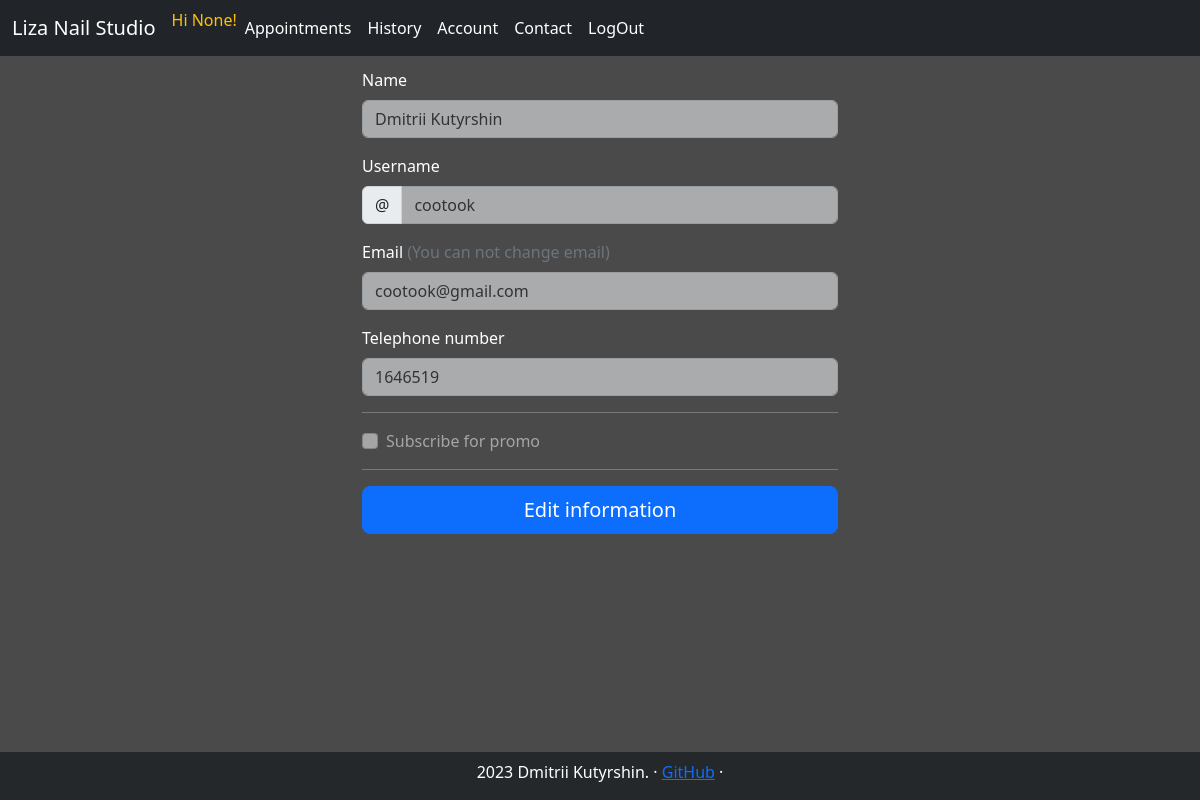
Page /account/ (signed in) on the earlier database version.
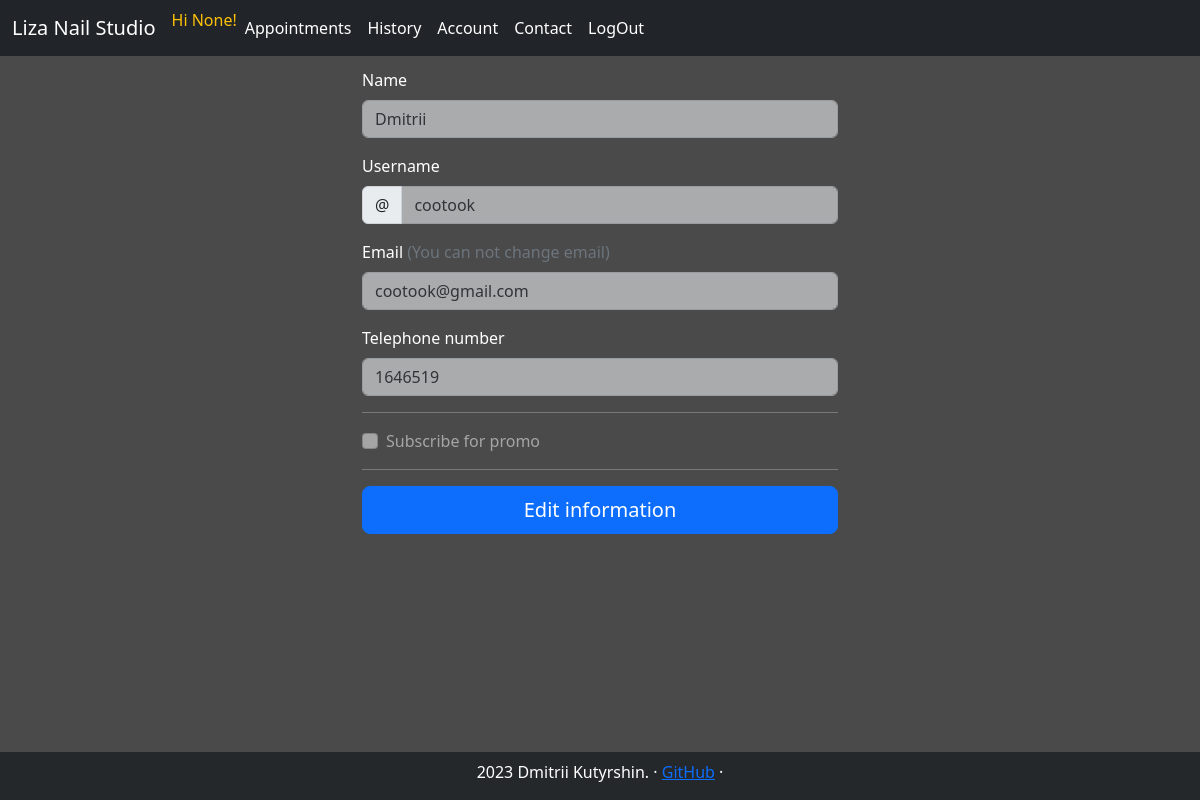
Same page on the later database version.
### tables this page shows
CREATE TABLE users (id INTEGER PRIMARY KEY, is_admin INT, is_clerck INT ,  name TEXT, email TEXT, lang TEXT, instagram TEXT, tel TEXT, is_subscribed_promo INT, avatar TEXT);

### studio_app/webapp.py (the view)
@app.route("/account/", methods=["GET", "POST"])
@login_required
def _account():
    return account.account()

### studio_app/helpers.py (called while the page is built)
def login_required(f):
    @wraps(f)
    def decorated_function(*args, **kwargs):
        if session.get("user_id") is None:
            return redirect("/signin")
        return f(*args, **kwargs)
    return decorated_function

### studio_app/rout_handlers/account.py (called while the page is built, shortened)
def account():
    if session.get("is_admin") == 1 and request.method == "GET":
        user_id = request.args.get("user") if request.args.get("user") is not None else session.get("user_id")
    else:
        user_id = session.get("user_id")
    try:
        con = sqlite3.connect("./db.db")
        cur = con.cursor()
        user = list(cur.execute("SELECT name, email, lang, instagram, tel, is_subscribed_promo, avatar FROM users WHERE id=?", (user_id, )).fetchone())
        for index in range(len(user)):
            user[index] = "-" if user[index] == None else user[index]
    except Exception as er:
        con.close()
        print("##/account/ --db connection")
        print(er)
        return  render_template("apology.html", error_message="Something went wrong")
    con.close()
    return render_template("account.html", user=user, user_id=user_id, is_admin=session.get("is_admin"))

### studio_app/templates/account.html (shortened to what this page needs)
{% extends "layout.html" %}
{% block custom_styles %}
<link href="{{ url_for('static', filename='/css/form-validation.css') }}" rel="stylesheet">
{% endblock %}
{% block content %}
<div class="container">
        <div class="col-md-7 col-lg-8">
          <form class="needs-validation" action="/account/" method="post" novalidate>
            <div class="row g-3">
              <div class="col-12">
                <label for="client_name" class="form-label">Name</label>
                <input type="text" class="form-control" name="client_name" id="client_name" placeholder="" value="{{user[0]}}" required disabled>
              </div>
              <div class="col-12">
                <label for="username" class="form-label">Username</label>
                <div class="input-group has-validation">
                  <span class="input-group-text">@</span>
                  <input type="text" class="form-control" name="username" id="username" placeholder="Username" value={{user[3]}} required disabled>
                </div>
              </div>
              <div class="col-12">
                <label for="email" class="form-label">Email <span class="text-muted">(You can not change email)</span></label>
                <input type="email" class="form-control" id="email" placeholder="you@example.com" value={{user[1]}} disabled>
              </div>
              <div class="col-12">
                <label for="tel" class="form-label">Telephone number</label>
                <input type="text" class="form-control" name="tel" id="tel" placeholder="625-172-3788" value={{user[4]}} required disabled>
              </div>
            </div>
            <hr class="my-6">
            <div class="form-check">
              <input type="checkbox" class="form-check-input" id="subscribtion" name="subscribtion"
              disabled
              >
              <label class="form-check-label" for="subscribtion">Subscribe for promo</label>
            </div>
            <hr class="my-6">
            <button class="w-100 btn btn-primary btn-lg" id="edit_btn">Edit information</button>
          </form>
        </div>
      </div>
{% endblock %}

Differences in the rows shown:
changed users "cootook": client_name "Dmitrii Kutyrshin" → "Dmitrii"
